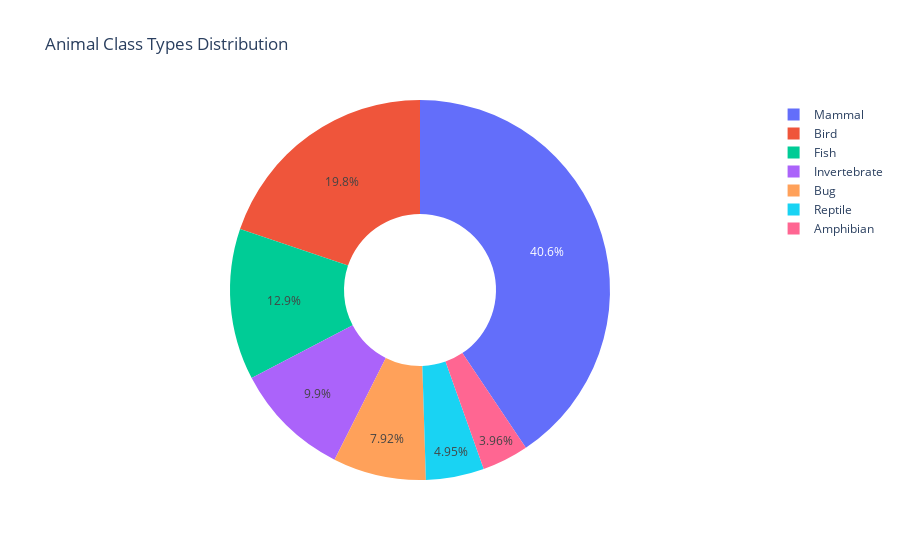

Notebook code for this chart:
### Code cell
#Pie Graphic
fig = px.pie(df_class, values='Animal_for_Species', names='Class_Type', title='Animal Class Types Distribution', hole=0.40)
fig.show()

### Figure 1 — Plotly figure (JSON) as saved in the notebook; plotly's stock layout.template omitted (floating-point values rounded to 4 significant figures)
{"data": [{"domain": {"x": [0, 1], "y": [0, 1]}, "hole": 0.4, "hovertemplate": "Class_Type=%{label}<br>Animal_for_Species=%{value}<extra></extra>", "labels": ["Mammal", "Bird", "Reptile", "Fish", "Amphibian", "Bug", "Invertebrate"], "legendgroup": "", "name": "", "showlegend": true, "type": "pie", "values": [41, 20, 5, 13, 4, 8, 10]}], "layout": {"legend": {"tracegroupgap": 0}, "title": {"text": "Animal Class Types Distribution"}}}
